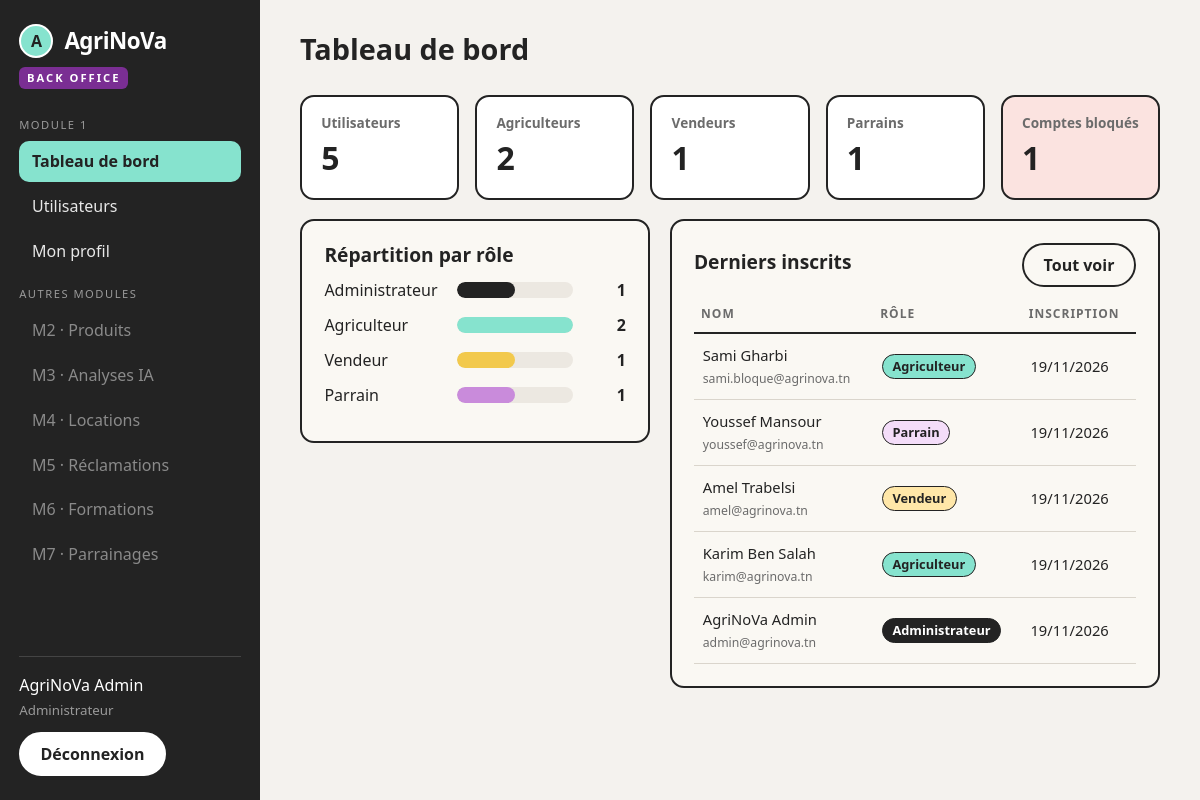
The page /index.php?action=admin (signed in) on the database its author committed.
### tables this page shows
CREATE TABLE utilisateur (
    id_utilisateur INT AUTO_INCREMENT PRIMARY KEY,
    nom            VARCHAR(50)  NOT NULL,
    prenom         VARCHAR(50)  NOT NULL,
    email          VARCHAR(150) NOT NULL UNIQUE,
    mot_de_passe   VARCHAR(255) NOT NULL,              
    telephone      VARCHAR(20)  NOT NULL,
    id_role        INT          NOT NULL,
    statut         ENUM('actif', 'bloque') NOT NULL DEFAULT 'actif',
    date_creation  TIMESTAMP    NOT NULL DEFAULT CURRENT_TIMESTAMP,
    CONSTRAINT fk_utilisateur_role FOREIGN KEY (id_role) REFERENCES role(id_role)
);

CREATE TABLE role (
    id_role      INT AUTO_INCREMENT PRIMARY KEY,
    libelle      VARCHAR(30)  NOT NULL UNIQUE,
    description  VARCHAR(255) NOT NULL DEFAULT ''
);

### config/database.php (called while the page is built, shortened)
<?php
class Database
{
    private static ?PDO $pdo = null;
    public static function getConnexion(): PDO
    {
        if (self::$pdo === null) {
            try {
                self::$pdo = new PDO(
                    'mysql:host=' . DB_HOST . ';dbname=' . DB_NAME . ';charset=utf8mb4',
                    DB_USER,
                    DB_PASS,
                    [
                        PDO::ATTR_ERRMODE            => PDO::ERRMODE_EXCEPTION,
                        PDO::ATTR_DEFAULT_FETCH_MODE => PDO::FETCH_ASSOC,
                        PDO::ATTR_EMULATE_PREPARES   => false,
                    ]
                );
            } catch (PDOException $e) {
                error_log('Erreur de connexion BD : ' . $e->getMessage());
                http_response_code(500);
                die('Erreur : impossible de se connecter à la base de données. Vérifiez config/database.php.');
            }
        }
        return self::$pdo;
    }
}

### controllers/UserController.php (called while the page is built, shortened)
<?php
class UserController
{
    private PDO $db;
    public function __construct(AuthController $auth)
    {
        $this->db = Database::getConnexion();
    }
    public function stats(): array
    {
        $byRole = array_fill_keys(AuthController::ALL_ROLES, 0);
        $rows = $this->db->query(
            'SELECT r.libelle, COUNT(u.id_utilisateur) AS nb
             FROM role r LEFT JOIN utilisateur u ON u.id_role = r.id_role
             GROUP BY r.id_role, r.libelle'
        )->fetchAll();
        foreach ($rows as $row) {
            $byRole[$row['libelle']] = (int) $row['nb'];
        }
        $blocked = (int) $this->db->query("SELECT COUNT(*) FROM utilisateur WHERE statut = 'bloque'")->fetchColumn();
        $latest = array_map(
            [UserModel::class, 'fromArray'],
            $this->db->query(
                'SELECT u.*, r.libelle AS role FROM utilisateur u JOIN role r ON u.id_role = r.id_role
                 ORDER BY u.date_creation DESC, u.id_utilisateur DESC LIMIT 5'
            )->fetchAll()
        );
        return [
            'total'   => array_sum($byRole),
            'byRole'  => $byRole,
            'blocked' => $blocked,
            'latest'  => $latest,
        ];
    }
}

### models/UserModel.php (called while the page is built, shortened)
<?php
class UserModel
{
    private string $nom = '';
    private string $prenom = '';
    private string $email = '';
    private string $role = '';
    private string $dateCreation = '';
    public function getNomComplet(): string { return $this->prenom . ' ' . $this->nom; }
    public function getEmail(): string { return $this->email; }
    public function getRole(): string { return $this->role; }
    public function getDateCreation(): string { return $this->dateCreation; }
    public function setNom(string $nom): void { $this->nom = $nom; }
    public function setPrenom(string $prenom): void { $this->prenom = $prenom; }
    public function setEmail(string $email): void { $this->email = $email; }
    public function setRole(string $role): void { $this->role = $role; }
    public function setDateCreation(string $dateCreation): void { $this->dateCreation = $dateCreation; }
    public static function fromArray(array $row): self
    {
        $user = new self();
        $user->setId((int) ($row['id_utilisateur'] ?? 0));
        $user->setNom((string) ($row['nom'] ?? ''));
        $user->setPrenom((string) ($row['prenom'] ?? ''));
        $user->setEmail((string) ($row['email'] ?? ''));
        $user->setMotDePasse((string) ($row['mot_de_passe'] ?? ''));
        $user->setTelephone((string) ($row['telephone'] ?? ''));
        $user->setIdRole((int) ($row['id_role'] ?? 0));
        $user->setRole((string) ($row['role'] ?? ''));
        $user->setStatut((string) ($row['statut'] ?? 'actif'));
        $user->setDateCreation((string) ($row['date_creation'] ?? ''));
        return $user;
    }
}

### config/helpers.php (called while the page is built, shortened)
<?php
function e(mixed $value): string
{
    return htmlspecialchars((string) $value, ENT_QUOTES, 'UTF-8');
}
function roleLabel(string $role): string
{
    return [
        'admin'       => 'Administrateur',
        'agriculteur' => 'Agriculteur',
        'vendeur'     => 'Vendeur',
        'parrain'     => 'Parrain',
    ][$role] ?? ucfirst($role);
}

### views/admin_space.php (the view, shortened to what this page needs)
<?php
$title = 'Tableau de bord';
$active = 'dashboard';
$max = max(1, ...array_values($stats['byRole']));
?>
<section class="kpis">
    <article class="kpi"><p>Utilisateurs</p><strong><?= e($stats['total']) ?></strong></article>
    <article class="kpi"><p>Agriculteurs</p><strong><?= e($stats['byRole']['agriculteur']) ?></strong></article>
    <article class="kpi"><p>Vendeurs</p><strong><?= e($stats['byRole']['vendeur']) ?></strong></article>
    <article class="kpi"><p>Parrains</p><strong><?= e($stats['byRole']['parrain']) ?></strong></article>
    <article class="kpi kpi-alert"><p>Comptes bloqués</p><strong><?= e($stats['blocked']) ?></strong></article>
</section>
<div class="admin-grid">
    <section class="panel">
        <h2>Répartition par rôle</h2>
        <?php foreach ($stats['byRole'] as $role => $nb): ?>
            <div class="bar-row">
                <span class="bar-label"><?= e(roleLabel($role)) ?></span>
                <span class="bar-track"><span class="bar-fill bar-<?= e($role) ?>" style="width: <?= (int) round($nb / $max * 100) ?>%"></span></span>
                <span class="bar-value"><?= e($nb) ?></span>
            </div>
        <?php endforeach; ?>
    </section>
    <section class="panel">
        <div class="panel-head">
            <h2>Derniers inscrits</h2>
            <a class="btn btn-ghost" href="index.php?action=admin_users">Tout voir</a>
        </div>
        <table class="table">
            <thead><tr><th>Nom</th><th>Rôle</th><th>Inscription</th></tr></thead>
            <tbody>
            <?php foreach ($stats['latest'] as $u): ?>
                <tr>
                    <td><?= e($u->getNomComplet()) ?><br><small class="muted"><?= e($u->getEmail()) ?></small></td>
                    <td><span class="badge badge-<?= e($u->getRole()) ?>"><?= e(roleLabel($u->getRole())) ?></span></td>
                    <td><?= e(date('d/m/Y', strtotime($u->getDateCreation()) ?: time())) ?></td>
                </tr>
            <?php endforeach; ?>
            </tbody>
        </table>
    </section>
</div>
<?php
$content = ob_get_clean();
require __DIR__ . '/layout_admin.php';

### index.php (shortened to what this page needs)
<?php
require_once __DIR__ . '/config/helpers.php';
require_once __DIR__ . '/controllers/UserController.php';
$authController = new AuthController();
$userController = new UserController($authController);
$action = (string) ($_GET['action'] ?? 'home');
switch ($action) {
    case 'admin':
        $stats = $userController->stats();
        require __DIR__ . '/views/admin_space.php';
        break;
}

### views/layout_admin.php (shortened to what this page needs)
<?php
$active = $active ?? '';
$modules = [
    ['M2', 'Produits', '#'], ['M3', 'Analyses IA', '#'], ['M4', 'Locations', '#'],
    ['M5', 'Réclamations', '#'], ['M6', 'Formations', '#'], ['M7', 'Parrainages', '#'],
];
?>
<!DOCTYPE html>
<html lang="fr">
<head>
    <link rel="stylesheet" href="assets/css/style.css">
</head>
<body class="admin">
<aside class="sidebar">
    <a class="brand brand-light" href="index.php?action=admin"><span class="brand-mark">A</span>AgriNoVa</a>
    <span class="bo-tag">BACK OFFICE</span>
    <nav class="sidenav">
        <p class="sidenav-title">Module 1</p>
        <a class="<?= $active === 'dashboard' ? 'active' : '' ?>" href="index.php?action=admin">Tableau de bord</a>
        <a class="<?= $active === 'users' ? 'active' : '' ?>" href="index.php?action=admin_users">Utilisateurs</a>
        <a class="<?= $active === 'profile' ? 'active' : '' ?>" href="index.php?action=profile">Mon profil</a>
        <p class="sidenav-title">Autres modules</p>
        <?php foreach ($modules as [$code, $label, $href]): ?>
            <a class="<?= $href === '#' ? 'soon' : '' ?>" href="<?= e($href) ?>"><?= e($code) ?> · <?= e($label) ?></a>
        <?php endforeach; ?>
    </nav>
    <div class="sidebar-foot">
        <p><?= e($_SESSION['user_name'] ?? '') ?><br><small>Administrateur</small></p>
        <form method="post" action="index.php?action=logout">
            <button type="submit" class="btn btn-light">Déconnexion</button>
        </form>
    </div>
</aside>
<main class="admin-main">
    <h1 class="admin-title"><?= e($title ?? '') ?></h1>
    <?= $content ?>
</main>
</body>
</html>

### assets/css/style.css (style rules this page uses)
:root { --ink: #232323; --paper: #FAF8F3; --bg: #EFECE7; --mint: #86E3CE; --mint-soft: #CFF3E8; --green: #3E7A55; --lilac: #F4DDF9; --purple: #7A2E93; --red: #C0392B; --red-soft: #FBE3E0; --muted: #6B6B6B; --line: #DAD5CC; --radius: 14px; }
* { box-sizing: border-box; }
body { margin: 0; font-family: "Segoe UI", Roboto, Helvetica, Arial, sans-serif; color: var(--ink); background: var(--bg); line-height: 1.5; }
a { color: var(--green); }
h1, h2, h3 { margin: 0 0 .4em; line-height: 1.2; }
h2 { font-size: 1.2rem; }
.muted { color: var(--muted); }
.btn { display: inline-block; border: 2px solid var(--ink); border-radius: 999px; padding: .5em 1.2em; font: inherit; font-weight: 600; cursor: pointer; text-decoration: none; color: var(--ink); background: transparent; transition: transform .1s, background .15s; }
.btn-ghost { background: transparent; }
.btn-light { background: #fff; border-color: #fff; }
.brand { display: flex; align-items: center; gap: .5em; font-weight: 800; font-size: 1.4rem; color: var(--ink); text-decoration: none; letter-spacing: -.5px; }
.brand-mark { display: grid; place-items: center; width: 34px; height: 34px; border-radius: 50%; background: var(--mint); border: 2px solid var(--ink); font-size: 1rem; }
.panel { overflow-x: auto; background: var(--paper); border: 2px solid var(--ink); border-radius: var(--radius); padding: 1.4em; margin-bottom: 1.2em; }
.panel-head { display: flex; justify-content: space-between; align-items: center; margin-bottom: .6em; }
.badge { display: inline-block; padding: .15em .75em; border-radius: 999px; font-size: .8rem; font-weight: 700; border: 1.5px solid var(--ink); margin: 0 0 .5em; }
.badge-admin { background: var(--ink); color: #fff; }
.badge-agriculteur { background: var(--mint); }
.badge-vendeur { background: #FFE7A8; }
.badge-parrain { background: var(--lilac); }
td .badge { margin: 0; }
body.admin { display: grid; grid-template-columns: 260px 1fr; min-height: 100vh; background: #F4F2EE; }
.sidebar { background: var(--ink); color: #fff; padding: 1.5em 1.2em; display: flex; flex-direction: column; position: sticky; top: 0; height: 100vh; }
.brand-light { color: #fff; }
.brand-light .brand-mark { color: var(--ink); border-color: #fff; }
.bo-tag { align-self: flex-start; margin: .8em 0 1.5em; font-size: .7rem; font-weight: 800; letter-spacing: 2px; background: var(--purple); padding: .25em .7em; border-radius: 6px; }
.sidenav { display: flex; flex-direction: column; gap: .2em; flex: 1; overflow-y: auto; }
.sidenav-title { font-size: .7rem; text-transform: uppercase; letter-spacing: 1.5px; color: #9a9a9a; margin: 1em 0 .3em; }
.sidenav a { color: #e8e8e8; text-decoration: none; padding: .55em .8em; border-radius: 10px; font-weight: 500; }
.sidenav a.active { background: var(--mint); color: var(--ink); font-weight: 700; }
.sidenav a.soon { color: #8a8a8a; }
.sidebar-foot { border-top: 1px solid #444; padding-top: 1em; }
.sidebar-foot p { margin: 0 0 .7em; }
.sidebar-foot small { color: #9a9a9a; }
.admin-main { padding: 2em 2.5em; min-width: 0; }
.admin-title { font-size: 1.8rem; margin-bottom: 1em; }
.kpis { display: grid; grid-template-columns: repeat(5, 1fr); gap: 1em; margin-bottom: 1.2em; }
.kpi { background: #fff; border: 2px solid var(--ink); border-radius: var(--radius); padding: 1em 1.2em; }
.kpi p { margin: 0; color: var(--muted); font-weight: 600; font-size: .85rem; }
.kpi strong { font-size: 2rem; }
.kpi-alert { background: var(--red-soft); }
.admin-grid { display: grid; grid-template-columns: 1fr 1.4fr; gap: 1.2em; align-items: start; }
.bar-row { display: grid; grid-template-columns: 120px 1fr 40px; align-items: center; gap: .8em; margin: .7em 0; }
.bar-track { height: 16px; background: #ECE8E1; border-radius: 999px; overflow: hidden; }
.bar-fill { display: block; height: 100%; border-radius: 999px; }
.bar-admin { background: var(--ink); }
.bar-agriculteur { background: var(--mint); }
.bar-vendeur { background: #F2C94C; }
.bar-parrain { background: #C98BDB; }
.bar-value { font-weight: 700; text-align: right; }
.table { width: 100%; border-collapse: collapse; font-size: .92rem; }
.table th { text-align: left; font-size: .75rem; text-transform: uppercase; letter-spacing: 1px; color: var(--muted); padding: .7em .6em; border-bottom: 2px solid var(--ink); }
.table td { padding: .7em .6em; border-bottom: 1px solid var(--line); vertical-align: middle; }

### rows shown on the page
utilisateur: id_role.libelle "Administrateur", nb "1", $u->getNomComplet() "AgriNoVa Admin", email "admin@agrinova.tn"
utilisateur: $u->getNomComplet() "Sami Gharbi", email "sami.bloque@agrinova.tn", id_role.libelle "Agriculteur"
utilisateur: $u->getNomComplet() "Youssef Mansour", email "youssef@agrinova.tn", id_role.libelle "Parrain"
utilisateur: $u->getNomComplet() "Amel Trabelsi", email "amel@agrinova.tn", id_role.libelle "Vendeur"
utilisateur: $u->getNomComplet() "Karim Ben Salah", email "karim@agrinova.tn", id_role.libelle "Agriculteur"

### other values the page prints
$code "M2"
$label "Produits"
$code "M3"
$label "Analyses IA"
$code "M4"
$label "Locations"
$code "M5"
$label "Réclamations"
$code "M6"
$label "Formations"
$code "M7"
$label "Parrainages"
$_SESSION['user_name'] "AgriNoVa Admin"
$title "Tableau de bord"
$stats['total'] "5"
